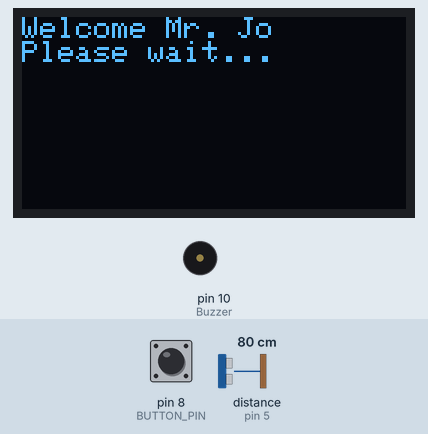
Simulated run of this sketch. Board: Arduino Uno, built with avr-gcc and run on an emulated ATmega328P. On the bench: 128×64 one-colour display, buzzer (waves = sounding, pin HIGH). The test bench sets the inputs (shaded band); at power-on: distance to the obstacle (sensor on pin 5) 80 cm, pin 8 (BUTTON_PIN) HIGH. The echo pulse lasts 58.3 µs per cm; the local clock reads 2024-03-15 10:24:30 at power-on unless the sketch sets it; pins used as bus, display or sensor lines are not drawn; what the sketch prints to the serial monitor is not drawn.

Above: at 1.2 s.
1.3 s: distance to the obstacle (sensor on pin 5) set to 120 cm
At 10.9 s:
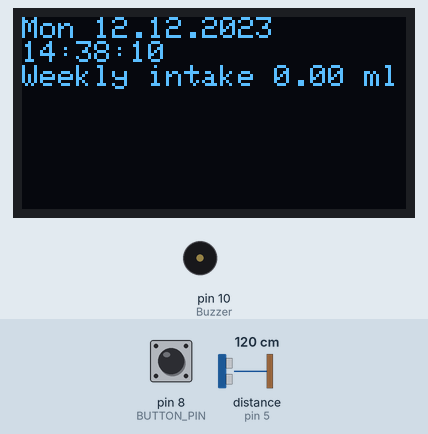
At 21.4 s:
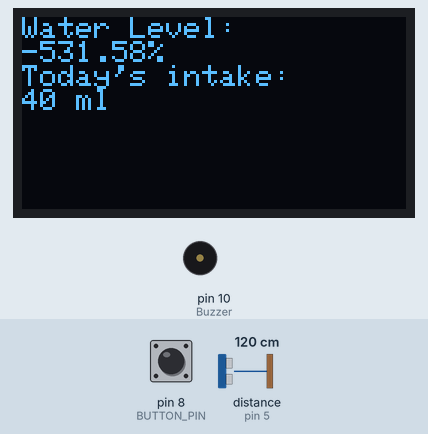
Timing chart, 0 to 21.7 s (numbered marks = the images above; inputs shaded):
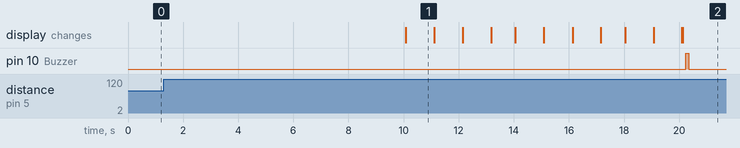

The sketch:

Final_Program.ino
```cpp
#include <Time.h>
#include <TimeLib.h>
#include <Wire.h>
#include <DS3231.h> //mengincludekan library DS3231
#include <SPI.h>
#include <Adafruit_GFX.h>
#include <Adafruit_SSD1306.h>
#define OLED_RESET 4
#define BUTTON_PIN 8
Adafruit_SSD1306 display(OLED_RESET);
DS3231  rtc(SDA, SCL); // inisialisasi penggunaan i2c
Time  t;
int buttonState=0;
bool flag=true;
bool kondisiBuzzer=false;
const int button = 0;
long timer;
float jarak;
const int trigPin = 4;
const int echoPin = 5;
const int Buzzer = 10;
int halaman = 0;
int kondisi_sekarang = 0;
float jarak_lama =0;
float jarak_sekarang=0;
float jumlah_senin;
float jumlah_selasa;
float jumlah_rabu;
float jumlah_kamis;
float jumlah_jumat;
float jumlah_sabtu;
float jumlah_minggu;
float jumlah_minggu_ini = 0.0;

int seconds, minutes, hours;
int read_value = 0; //read sensor reading in cm
float average_water_level = 0; //store average of multiple reading
int water_amount_in_ounce = 0; //store calculated amount of water

int idle_time = 0;
int intake_day = 1;
int previous_value = 0;

long previous_state = millis();
int count = 1;
int daily_intake = 0;
int weekly_intake = 0;
long sleep_time = millis();

unsigned long awalcek = 0;
unsigned long waktucek = 0;
unsigned long waktuawal = 0;
unsigned long waktuawal1 = 0;
unsigned long waktusekarang = 0;
unsigned long waktuganti = 0;
int belum_minum = 0;
int jumlah_minum = 0;
int jumlah_minum_total = 0;
float jarak1;

void setup() {
  // put your setup code here, to run once:
  Serial.begin(9600);
  display.begin(SSD1306_SWITCHCAPVCC, 0x3C);
  display.clearDisplay();
  rtc.begin();
  //setting pertama download program
  rtc.setDate(12, 12, 2023);   //mensetting tanggal 07 april 2018
  rtc.setTime(14, 38, 00);     //menset jam 22:00:00
  rtc.setDOW(2);     //menset hari "Sabtu"
  pinMode(Buzzer, OUTPUT);
  pinMode(trigPin, OUTPUT);
  pinMode(echoPin, INPUT);
  pinMode(button, INPUT);
  rtc.begin();
  waktuawal = millis();
  waktuawal1 = millis();
  waktucek = millis();
  waktuganti = millis();
  pinMode(BUTTON_PIN, INPUT_PULLUP);
  display.setTextSize(1);
  display.setTextColor(WHITE);
  display.setCursor(0,0);
  display.println("Welcome Mr. Jo");
  display.println("Please wait...");
  display.display();
  display.clearDisplay();
}

void loop() {
  digitalWrite(trigPin, LOW);
  delayMicroseconds(2);
  digitalWrite(trigPin, HIGH);
  delayMicroseconds(10);
  digitalWrite(trigPin, LOW);
  timer = pulseIn(echoPin, HIGH);
  jarak1 = 19 - (timer/58);
  delay(100);
//  Serial.print("Jarak 1 = ");
//  Serial.println(jarak1);

  buttonState=digitalRead(BUTTON_PIN);
  if(buttonState==0){
    if(flag==true){
      kondisiBuzzer=!kondisiBuzzer;
      flag=false;
    }
  }
  else{
    flag=true;
  }

  if(awalcek == 0){
    jarak_lama = jarak1;
    awalcek = 1;
    Serial.print("Jarak Lama Awal: ");
    Serial.println(jarak_lama);
  }

 if(millis() - waktucek >= 5000){
    jarak_sekarang = jarak1;
    int selisih = jarak_lama - jarak_sekarang;
    Serial.print("(Jarak L = ");
    Serial.println(jarak_lama);
    Serial.print("Jarak Selisih = ");
    Serial.println(selisih);
    Serial.print("Jarak Sekarang = ");
    Serial.println(jarak_sekarang);

    if((selisih) <= 2){
      belum_minum =1;
      jarak_lama = jarak_sekarang;
      Serial.println("Blm minum )");
    }

    if((selisih) > 2){
      belum_minum = 0;
      jumlah_minum = jarak_lama - jarak_sekarang;
      jumlah_minum_total += jumlah_minum;
      jarak_lama = jarak_sekarang;
      Serial.println("Udah minum");
      Serial.println(jumlah_minum_total);
      waktuawal = millis();
    }

    waktucek = millis();
  }


  if(((millis() - waktuawal) > 15000) and (belum_minum=1)){
    if(kondisiBuzzer==false){
      Serial.println("NYALA");
      alert();
      belum_minum = 0;
      waktuawal = millis();
    }
    else{
      alert2();
      belum_minum = 0;
      Serial.println("MATI");
      waktuawal = millis();
    }
  }
  OLED();
  read_time();
}

void alert(){
  digitalWrite(Buzzer, HIGH); delay(100);
  digitalWrite(Buzzer, LOW); delay(100);
  Serial.println("buzzer nyala");
  }

void alert2(){
  if (millis() - waktuganti >= 5000)
  display.setTextSize(1);
  display.setTextColor(WHITE);
  display.setCursor(0,0);
  display.println("Don't forget to drink your water!");
  display.setTextSize(1);
  display.println("^^");
  display.display();
  display.clearDisplay();
}

void read_time() {
  t = rtc.getTime();
  hours = t.hour;
  minutes = t.min;
  seconds = t.sec;
//  Serial.print(rtc.getDOWStr()); //prosedur pembacaan hari
//  Serial.print(" ");
//
//  Serial.print(rtc.getDateStr()); //prosedur pembacaan tanggal
//  Serial.print(" -- ");
//
//  Serial.println(rtc.getTimeStr()); //prosedur pembacaan waktu
  }

//int distance_in_cm(){
//  digitalWrite(trigPin, LOW);
//  delayMicroseconds(2);
//  digitalWrite(trigPin, HIGH);
//  delayMicroseconds(10);
//  digitalWrite(trigPin, LOW);
//  timer = pulseIn(echoPin, HIGH);
//  jarak = timer/58;
//  jarak1 = 19 - jarak;
//
//  return jarak1;
//}

void OLED(){
  float Kapasitas_air = (jarak1)/19;
  float Persen = Kapasitas_air*100;
  String persen = "%";
  String ml = " ml";
//  Serial.println(Kapasitas_air);
//  Serial.println(Persen);
  String Hari = rtc.getDOWStr();
  if (Hari = "Monday"){
    Hari = "Mon";}
  else if (Hari = "Tuesday"){
    Hari = "Tue";}
  else if (Hari = "Wednesday"){
    Hari = "Wed";}
  else if (Hari = "Thursday"){
    Hari = "Thu";}
  else if (Hari = "Friday"){
    Hari = "Fri";}
  else if (Hari = "Saturday"){
    Hari = "Sat";}
  else if (Hari = "Sunday"){
    Hari = "Sun";}

   if (Hari == "Mon" and hours == 23){
    jumlah_senin = jumlah_minum_total;
    jumlah_minum_total = 0;}
  else if (Hari == "Tue" and hours == 23){
    jumlah_selasa = jumlah_minum_total;
    jumlah_minum_total = 0;}
  else if (Hari == "Wed" and hours == 23){
    jumlah_rabu = jumlah_minum_total;
    jumlah_minum_total = 0;}
  else if (Hari == "Thu" and hours == 23){
    jumlah_kamis = jumlah_minum_total;
    jumlah_minum_total = 0;}
  else if (Hari == "Fri" and hours == 23){
    jumlah_jumat = jumlah_minum_total;
    jumlah_minum_total = 0;}
  else if (Hari == "Sat" and hours == 23){
    jumlah_sabtu = jumlah_minum_total;
    jumlah_minum_total = 0;}
  else if (Hari == "Sun" and hours == 23){
    jumlah_minggu = jumlah_minum_total;
    jumlah_minum_total = 0;
    jumlah_minggu_ini = jumlah_senin + jumlah_selasa + jumlah_rabu + jumlah_kamis + jumlah_jumat + jumlah_sabtu + jumlah_minggu;
    }
  if(millis() - waktuganti >= 10000){
    display.setTextSize(1);
    display.setTextColor(WHITE);
    display.setCursor(0,0);
    display.println(Hari+ " " +rtc.getDateStr());
    display.setTextSize(1);
    display.println(rtc.getTimeStr()); //prosedur pembacaan waktu
    display.print("Weekly intake ");
    display.println(jumlah_minggu_ini + ml);
    display.display();
    display.clearDisplay();
   }
  if(millis() - waktuganti >= 20000){
    display.setTextSize(1);
    display.setTextColor(WHITE);
    display.setCursor(0,0);
    display.println("Water Level: ");
    display.setTextSize(1);
    display.println(Persen+persen);
    display.println("Today's intake: ");
    display.println(jumlah_minum_total + ml);
    display.display();
    display.clearDisplay();
    waktuganti = millis();
  }
}
```

Measured:
- what the display in image 1 shows lasts 1.0 s, from 10.1 s to 11.1 s
